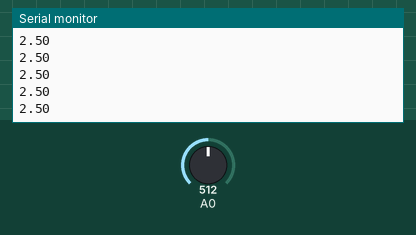
A sketch run on a simulated Arduino Uno, built with avr-gcc and run on an emulated ATmega328P. Parts: the last lines printed to the serial monitor. The inputs (shaded band) are chosen by the test bench; at power-on: A0 = 512.

Above: at 1.2 s.
1.3 s: A0 set to 716
At 2.1 s:
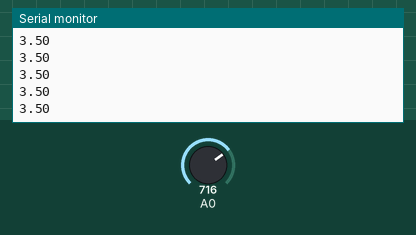
2.8 s: A0 set to 900
At 3.5 s:
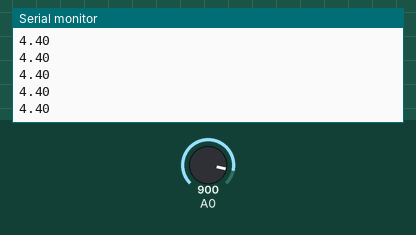
Timing chart, 0 to 5.8 s (numbered marks = the images above; inputs shaded):
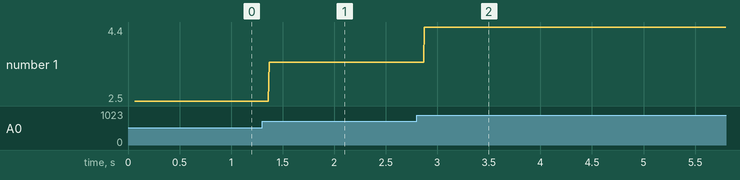

The sketch:

ReadVoltage.ino
```cpp
void setup() {
  // put your setup code here, to run once:
  Serial.begin(9600);
  Serial.println("Read Voltage from 230AC Input");
  Serial.println("+++++++++++++++++++++++++++++");
}

void loop() {
  // put your main code here, to run repeatedly:
  Serial.println(readvoltage());
}

double readvoltage()
{
  // read the input on analog pin 0:
  int sensorValue = analogRead(A0);
  // Convert the analog reading (which goes from 0 - 1023) to a voltage (0 - 5V):
  float voltage = sensorValue * (5.0 / 1023.0);
  return voltage;
}
```

Measured:
- after the input at 1.3 s, the serial monitor: prints a new line after 0.07 s (image 1)
- after the input at 2.8 s, the serial monitor: prints a new line after 0.07 s (image 2)
- plotted number 1: 2.5 → 3.5 after the input at 1.3 s, 3.5 → 4 after the input at 2.8 s
